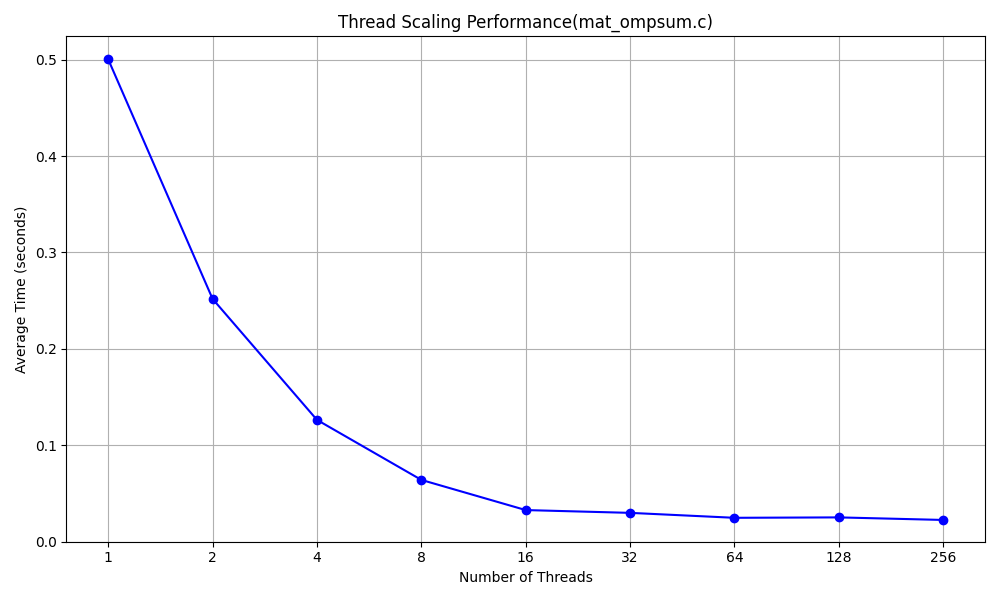

Source code (Python):
import matplotlib.pyplot as plt

threads = [1, 2, 4, 8, 16, 32, 64, 128, 256]
average_times = [
    0.500329,  # 1 thread
    0.251863,  # 2 threads
    0.126366,  # 4 threads
    0.064117,  # 8 threads
    0.032827,  # 16 threads
    0.029930,  # 32 threads
    0.024809,  # 64 threads
    0.025234,  # 128 threads
    0.022579   # 256 threads
]

plt.figure(figsize=(10, 6))
plt.plot(threads, average_times, marker='o', linestyle='-', color='blue')

plt.xlabel("Number of Threads")
plt.ylabel("Average Time (seconds)")
plt.title("Thread Scaling Performance(mat_ompsum.c)")

plt.grid(True)
plt.xscale('log', base=2)  # 対数スケール
plt.xticks(threads, threads, rotation=0)  # 目盛りそのまま表示
plt.tight_layout()

plt.xlim(left=0)
plt.ylim(bottom=0)

plt.show()
